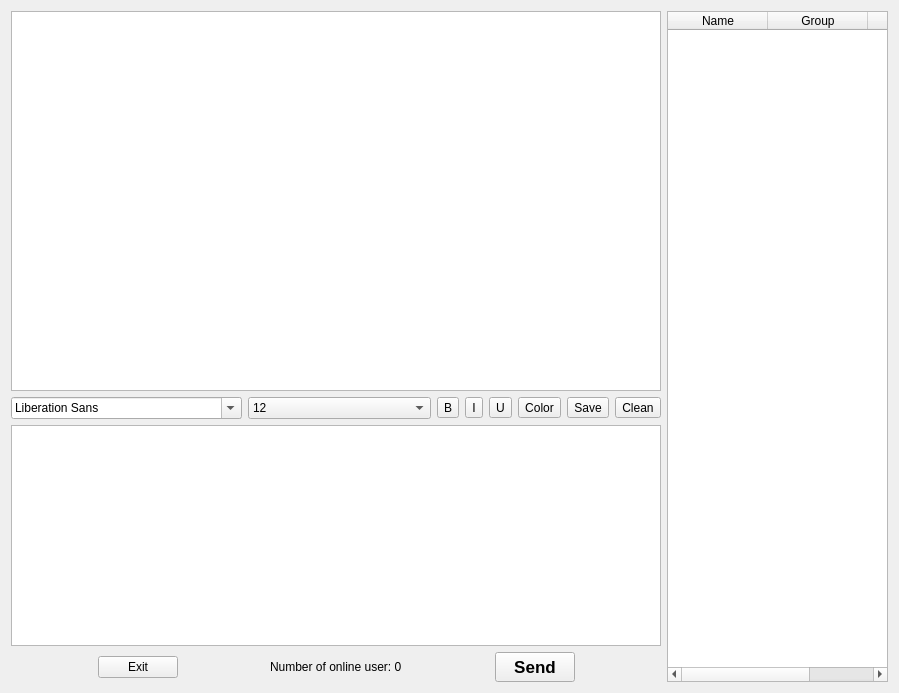
<?xml version="1.0" encoding="UTF-8"?>
<ui version="4.0">
 <class>ChatBoxWidget</class>
 <widget class="QWidget" name="ChatBoxWidget">
  <property name="geometry">
   <rect>
    <x>0</x>
    <y>0</y>
    <width>899</width>
    <height>693</height>
   </rect>
  </property>
  <property name="windowTitle">
   <string>ChatBoxWidget</string>
  </property>
  <layout class="QHBoxLayout" name="horizontalLayout_3">
   <item>
    <widget class="QWidget" name="widget_4" native="true">
     <property name="minimumSize">
      <size>
       <width>650</width>
       <height>0</height>
      </size>
     </property>
     <property name="maximumSize">
      <size>
       <width>16777215</width>
       <height>16777215</height>
      </size>
     </property>
     <layout class="QVBoxLayout" name="verticalLayout_2">
      <property name="leftMargin">
       <number>0</number>
      </property>
      <property name="topMargin">
       <number>0</number>
      </property>
      <property name="rightMargin">
       <number>0</number>
      </property>
      <property name="bottomMargin">
       <number>0</number>
      </property>
      <item>
       <widget class="QWidget" name="widget_3" native="true">
        <layout class="QVBoxLayout" name="verticalLayout">
         <property name="leftMargin">
          <number>0</number>
         </property>
         <property name="topMargin">
          <number>0</number>
         </property>
         <property name="rightMargin">
          <number>0</number>
         </property>
         <property name="bottomMargin">
          <number>0</number>
         </property>
         <item>
          <widget class="QTextBrowser" name="msgTextBrowser">
           <property name="minimumSize">
            <size>
             <width>0</width>
             <height>380</height>
            </size>
           </property>
          </widget>
         </item>
         <item>
          <widget class="QWidget" name="widget" native="true">
           <layout class="QHBoxLayout" name="horizontalLayout">
            <property name="leftMargin">
             <number>0</number>
            </property>
            <property name="topMargin">
             <number>0</number>
            </property>
            <property name="rightMargin">
             <number>0</number>
            </property>
            <property name="bottomMargin">
             <number>0</number>
            </property>
            <item>
             <widget class="QFontComboBox" name="cbxFontType"/>
            </item>
            <item>
             <widget class="QComboBox" name="cbxFontSize">
              <property name="currentIndex">
               <number>3</number>
              </property>
              <item>
               <property name="text">
                <string>8</string>
               </property>
              </item>
              <item>
               <property name="text">
                <string>10</string>
               </property>
              </item>
              <item>
               <property name="text">
                <string>11</string>
               </property>
              </item>
              <item>
               <property name="text">
                <string>12</string>
               </property>
              </item>
              <item>
               <property name="text">
                <string>14</string>
               </property>
              </item>
              <item>
               <property name="text">
                <string>16</string>
               </property>
              </item>
              <item>
               <property name="text">
                <string>18</string>
               </property>
              </item>
              <item>
               <property name="text">
                <string>22</string>
               </property>
              </item>
             </widget>
            </item>
            <item>
             <widget class="QToolButton" name="btnBold">
              <property name="toolTip">
               <string>Bold</string>
              </property>
              <property name="text">
               <string>B</string>
              </property>
              <property name="icon">
               <iconset resource="resource.qrc">
                <normaloff>:/icon/icons/bord.png</normaloff>:/icon/icons/bord.png</iconset>
              </property>
              <property name="iconSize">
               <size>
                <width>20</width>
                <height>20</height>
               </size>
              </property>
              <property name="shortcut">
               <string>Ctrl+B</string>
              </property>
              <property name="checkable">
               <bool>true</bool>
              </property>
             </widget>
            </item>
            <item>
             <widget class="QToolButton" name="btnItalic">
              <property name="toolTip">
               <string>Italic</string>
              </property>
              <property name="text">
               <string>I</string>
              </property>
              <property name="icon">
               <iconset resource="resource.qrc">
                <normaloff>:/icon/icons/italics.png</normaloff>:/icon/icons/italics.png</iconset>
              </property>
              <property name="iconSize">
               <size>
                <width>20</width>
                <height>20</height>
               </size>
              </property>
              <property name="shortcut">
               <string>Ctrl+I</string>
              </property>
              <property name="checkable">
               <bool>true</bool>
              </property>
             </widget>
            </item>
            <item>
             <widget class="QToolButton" name="btnUnderLine">
              <property name="toolTip">
               <string>Under line</string>
              </property>
              <property name="text">
               <string>U</string>
              </property>
              <property name="icon">
               <iconset resource="resource.qrc">
                <normaloff>:/icon/icons/underline.png</normaloff>:/icon/icons/underline.png</iconset>
              </property>
              <property name="iconSize">
               <size>
                <width>20</width>
                <height>20</height>
               </size>
              </property>
              <property name="shortcut">
               <string>Ctrl+U</string>
              </property>
              <property name="checkable">
               <bool>true</bool>
              </property>
             </widget>
            </item>
            <item>
             <widget class="QToolButton" name="btnColor">
              <property name="toolTip">
               <string>Font color</string>
              </property>
              <property name="text">
               <string>Color</string>
              </property>
              <property name="icon">
               <iconset resource="resource.qrc">
                <normaloff>:/icon/icons/color-text.png</normaloff>:/icon/icons/color-text.png</iconset>
              </property>
              <property name="iconSize">
               <size>
                <width>20</width>
                <height>20</height>
               </size>
              </property>
             </widget>
            </item>
            <item>
             <widget class="QToolButton" name="btnSave">
              <property name="toolTip">
               <string>Save message in chat</string>
              </property>
              <property name="text">
               <string>Save</string>
              </property>
              <property name="icon">
               <iconset resource="resource.qrc">
                <normaloff>:/icon/icons/save.png</normaloff>:/icon/icons/save.png</iconset>
              </property>
              <property name="iconSize">
               <size>
                <width>20</width>
                <height>20</height>
               </size>
              </property>
              <property name="shortcut">
               <string>Ctrl+S</string>
              </property>
             </widget>
            </item>
            <item>
             <widget class="QToolButton" name="btnClean">
              <property name="toolTip">
               <string>Clearn all message in chatbox</string>
              </property>
              <property name="text">
               <string>Clean</string>
              </property>
              <property name="icon">
               <iconset resource="resource.qrc">
                <normaloff>:/icon/icons/clean.png</normaloff>:/icon/icons/clean.png</iconset>
              </property>
              <property name="iconSize">
               <size>
                <width>20</width>
                <height>20</height>
               </size>
              </property>
              <property name="shortcut">
               <string>Ctrl+Shift+C</string>
              </property>
             </widget>
            </item>
           </layout>
          </widget>
         </item>
         <item>
          <widget class="QTextEdit" name="msgTextEdit">
           <property name="maximumSize">
            <size>
             <width>16777215</width>
             <height>350</height>
            </size>
           </property>
          </widget>
         </item>
         <item>
          <widget class="QWidget" name="widget_2" native="true">
           <layout class="QHBoxLayout" name="horizontalLayout_2">
            <property name="leftMargin">
             <number>0</number>
            </property>
            <property name="topMargin">
             <number>0</number>
            </property>
            <property name="rightMargin">
             <number>0</number>
            </property>
            <property name="bottomMargin">
             <number>0</number>
            </property>
            <item>
             <spacer name="horizontalSpacer">
              <property name="orientation">
               <enum>Qt::Horizontal</enum>
              </property>
              <property name="sizeHint" stdset="0">
               <size>
                <width>40</width>
                <height>20</height>
               </size>
              </property>
             </spacer>
            </item>
            <item>
             <widget class="QPushButton" name="btnExit">
              <property name="font">
               <font>
                <italic>false</italic>
                <underline>false</underline>
               </font>
              </property>
              <property name="toolTip">
               <string>Exit chat</string>
              </property>
              <property name="text">
               <string>Exit</string>
              </property>
              <property name="shortcut">
               <string>Ctrl+Shift+Esc</string>
              </property>
             </widget>
            </item>
            <item>
             <spacer name="horizontalSpacer_3">
              <property name="orientation">
               <enum>Qt::Horizontal</enum>
              </property>
              <property name="sizeHint" stdset="0">
               <size>
                <width>40</width>
                <height>20</height>
               </size>
              </property>
             </spacer>
            </item>
            <item>
             <widget class="QLabel" name="lbNumberOnlineUse">
              <property name="text">
               <string>Number of online user: 0</string>
              </property>
             </widget>
            </item>
            <item>
             <spacer name="horizontalSpacer_4">
              <property name="orientation">
               <enum>Qt::Horizontal</enum>
              </property>
              <property name="sizeHint" stdset="0">
               <size>
                <width>40</width>
                <height>20</height>
               </size>
              </property>
             </spacer>
            </item>
            <item>
             <widget class="QPushButton" name="btnSend">
              <property name="minimumSize">
               <size>
                <width>0</width>
                <height>30</height>
               </size>
              </property>
              <property name="font">
               <font>
                <pointsize>13</pointsize>
                <italic>false</italic>
                <bold>true</bold>
               </font>
              </property>
              <property name="toolTip">
               <string>Send message</string>
              </property>
              <property name="text">
               <string>Send</string>
              </property>
              <property name="icon">
               <iconset resource="resource.qrc">
                <normaloff>:/icon/icons/send.png</normaloff>:/icon/icons/send.png</iconset>
              </property>
              <property name="iconSize">
               <size>
                <width>16</width>
                <height>16</height>
               </size>
              </property>
              <property name="shortcut">
               <string>Return</string>
              </property>
             </widget>
            </item>
            <item>
             <spacer name="horizontalSpacer_2">
              <property name="orientation">
               <enum>Qt::Horizontal</enum>
              </property>
              <property name="sizeHint" stdset="0">
               <size>
                <width>40</width>
                <height>20</height>
               </size>
              </property>
             </spacer>
            </item>
           </layout>
          </widget>
         </item>
        </layout>
       </widget>
      </item>
     </layout>
    </widget>
   </item>
   <item>
    <widget class="QTableWidget" name="tbUser">
     <property name="minimumSize">
      <size>
       <width>150</width>
       <height>0</height>
      </size>
     </property>
     <property name="maximumSize">
      <size>
       <width>350</width>
       <height>16777215</height>
      </size>
     </property>
     <property name="selectionMode">
      <enum>QAbstractItemView::NoSelection</enum>
     </property>
     <property name="selectionBehavior">
      <enum>QAbstractItemView::SelectRows</enum>
     </property>
     <column>
      <property name="text">
       <string>Name</string>
      </property>
     </column>
     <column>
      <property name="text">
       <string>Group</string>
      </property>
     </column>
     <column>
      <property name="text">
       <string>IP</string>
      </property>
     </column>
    </widget>
   </item>
  </layout>
 </widget>
 <resources>
  <include location="resource.qrc"/>
 </resources>
 <connections/>
</ui>
